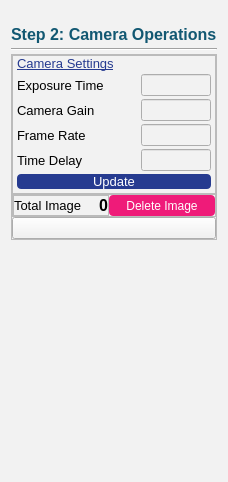
          <widget class="QWidget" name="camera_Page">
           <property name="styleSheet">
            <string notr="true">background-color:#f2f2f2;

</string>
           </property>
           <layout class="QVBoxLayout" name="verticalLayout_18">
            <property name="spacing">
             <number>4</number>
            </property>
            <property name="topMargin">
             <number>25</number>
            </property>
            <item alignment="Qt::AlignHCenter">
             <widget class="QLabel" name="step2_Label">
              <property name="maximumSize">
               <size>
                <width>16777215</width>
                <height>20</height>
               </size>
              </property>
              <property name="font">
               <font>
                <family>Arial</family>
                <pointsize>12</pointsize>
                <weight>75</weight>
                <bold>true</bold>
               </font>
              </property>
              <property name="styleSheet">
               <string notr="true">color:#125872;</string>
              </property>
              <property name="text">
               <string>Step 2: Camera Operations</string>
              </property>
             </widget>
            </item>
            <item>
             <widget class="Line" name="step2_line">
              <property name="maximumSize">
               <size>
                <width>16777215</width>
                <height>2</height>
               </size>
              </property>
              <property name="orientation">
               <enum>Qt::Horizontal</enum>
              </property>
             </widget>
            </item>
            <item>
             <widget class="QFrame" name="frame_5">
              <property name="frameShape">
               <enum>QFrame::StyledPanel</enum>
              </property>
              <property name="frameShadow">
               <enum>QFrame::Raised</enum>
              </property>
              <layout class="QVBoxLayout" name="verticalLayout_19">
               <property name="spacing">
                <number>0</number>
               </property>
               <property name="leftMargin">
                <number>0</number>
               </property>
               <property name="topMargin">
                <number>0</number>
               </property>
               <property name="rightMargin">
                <number>0</number>
               </property>
               <property name="bottomMargin">
                <number>0</number>
               </property>
               <item>
                <widget class="QFrame" name="cameraSettings_Frame">
                 <property name="maximumSize">
                  <size>
                   <width>16777215</width>
                   <height>151</height>
                  </size>
                 </property>
                 <property name="frameShape">
                  <enum>QFrame::StyledPanel</enum>
                 </property>
                 <property name="frameShadow">
                  <enum>QFrame::Raised</enum>
                 </property>
                 <layout class="QGridLayout" name="gridLayout_10">
                  <property name="leftMargin">
                   <number>4</number>
                  </property>
                  <property name="topMargin">
                   <number>0</number>
                  </property>
                  <property name="rightMargin">
                   <number>4</number>
                  </property>
                  <property name="bottomMargin">
                   <number>4</number>
                  </property>
                  <property name="horizontalSpacing">
                   <number>0</number>
                  </property>
                  <property name="verticalSpacing">
                   <number>3</number>
                  </property>
                  <item row="5" column="0" colspan="2">
                   <widget class="QPushButton" name="cameraSettingUpdate_Button">
                    <property name="maximumSize">
                     <size>
                      <width>16777215</width>
                      <height>30</height>
                     </size>
                    </property>
                    <property name="font">
                     <font>
                      <family>Arial</family>
                      <pointsize>10</pointsize>
                     </font>
                    </property>
                    <property name="styleSheet">
                     <string notr="true">QPushButton{
	color:white;
	background-color:#263B90;
	border-radius:4px;
}</string>
                    </property>
                    <property name="text">
                     <string>Update</string>
                    </property>
                   </widget>
                  </item>
                  <item row="4" column="0">
                   <widget class="QLabel" name="timeDelay_debugLabel">
                    <property name="font">
                     <font>
                      <family>Arial</family>
                      <pointsize>10</pointsize>
                     </font>
                    </property>
                    <property name="text">
                     <string>Time Delay</string>
                    </property>
                   </widget>
                  </item>
                  <item row="1" column="1" alignment="Qt::AlignRight">
                   <widget class="QLineEdit" name="exposureEntry_Debug">
                    <property name="maximumSize">
                     <size>
                      <width>70</width>
                      <height>16777215</height>
                     </size>
                    </property>
                   </widget>
                  </item>
                  <item row="3" column="1" alignment="Qt::AlignRight">
                   <widget class="QLineEdit" name="frameRateEntry_Debug">
                    <property name="maximumSize">
                     <size>
                      <width>70</width>
                      <height>16777215</height>
                     </size>
                    </property>
                   </widget>
                  </item>
                  <item row="2" column="1" alignment="Qt::AlignRight">
                   <widget class="QLineEdit" name="gainEntry_Debug">
                    <property name="maximumSize">
                     <size>
                      <width>70</width>
                      <height>16777215</height>
                     </size>
                    </property>
                   </widget>
                  </item>
                  <item row="4" column="1" alignment="Qt::AlignRight">
                   <widget class="QLineEdit" name="delayEntry_Debug">
                    <property name="maximumSize">
                     <size>
                      <width>70</width>
                      <height>16777215</height>
                     </size>
                    </property>
                   </widget>
                  </item>
                  <item row="1" column="0">
                   <widget class="QLabel" name="exposureTime_debugLabel">
                    <property name="font">
                     <font>
                      <family>Arial</family>
                      <pointsize>10</pointsize>
                     </font>
                    </property>
                    <property name="text">
                     <string>Exposure Time</string>
                    </property>
                   </widget>
                  </item>
                  <item row="3" column="0">
                   <widget class="QLabel" name="frameRate_debugLabel">
                    <property name="font">
                     <font>
                      <family>Arial</family>
                      <pointsize>10</pointsize>
                     </font>
                    </property>
                    <property name="text">
                     <string>Frame Rate</string>
                    </property>
                   </widget>
                  </item>
                  <item row="2" column="0">
                   <widget class="QLabel" name="cameraGain_debugLabel">
                    <property name="font">
                     <font>
                      <family>Arial</family>
                      <pointsize>10</pointsize>
                     </font>
                    </property>
                    <property name="text">
                     <string>Camera Gain</string>
                    </property>
                   </widget>
                  </item>
                  <item row="0" column="0">
                   <widget class="QLabel" name="cameraSettings_Label">
                    <property name="maximumSize">
                     <size>
                      <width>16777215</width>
                      <height>20</height>
                     </size>
                    </property>
                    <property name="font">
                     <font>
                      <family>Arial</family>
                      <pointsize>10</pointsize>
                      <weight>50</weight>
                      <bold>false</bold>
                      <underline>true</underline>
                     </font>
                    </property>
                    <property name="styleSheet">
                     <string notr="true">color:#263B90;</string>
                    </property>
                    <property name="text">
                     <string>Camera Settings</string>
                    </property>
                   </widget>
                  </item>
                 </layout>
                </widget>
               </item>
               <item>
                <widget class="QFrame" name="frame_11">
                 <property name="sizePolicy">
                  <sizepolicy hsizetype="Expanding" vsizetype="Preferred">
                   <horstretch>0</horstretch>
                   <verstretch>0</verstretch>
                  </sizepolicy>
                 </property>
                 <property name="maximumSize">
                  <size>
                   <width>16777215</width>
                   <height>50</height>
                  </size>
                 </property>
                 <property name="frameShape">
                  <enum>QFrame::StyledPanel</enum>
                 </property>
                 <property name="frameShadow">
                  <enum>QFrame::Raised</enum>
                 </property>
                 <layout class="QHBoxLayout" name="horizontalLayout_10">
                  <property name="spacing">
                   <number>0</number>
                  </property>
                  <property name="leftMargin">
                   <number>0</number>
                  </property>
                  <property name="topMargin">
                   <number>0</number>
                  </property>
                  <property name="rightMargin">
                   <number>0</number>
                  </property>
                  <property name="bottomMargin">
                   <number>0</number>
                  </property>
                  <item alignment="Qt::AlignLeft">
                   <widget class="QFrame" name="frame_14">
                    <property name="frameShape">
                     <enum>QFrame::StyledPanel</enum>
                    </property>
                    <property name="frameShadow">
                     <enum>QFrame::Raised</enum>
                    </property>
                    <layout class="QHBoxLayout" name="horizontalLayout_9">
                     <property name="spacing">
                      <number>17</number>
                     </property>
                     <property name="leftMargin">
                      <number>0</number>
                     </property>
                     <property name="topMargin">
                      <number>0</number>
                     </property>
                     <property name="rightMargin">
                      <number>0</number>
                     </property>
                     <property name="bottomMargin">
                      <number>0</number>
                     </property>
                     <item>
                      <widget class="QLabel" name="totalImage_Label">
                       <property name="font">
                        <font>
                         <family>Arial</family>
                         <pointsize>10</pointsize>
                        </font>
                       </property>
                       <property name="text">
                        <string>Total Image</string>
                       </property>
                      </widget>
                     </item>
                     <item alignment="Qt::AlignRight">
                      <widget class="QLabel" name="totalImage_Count">
                       <property name="font">
                        <font>
                         <family>Arial</family>
                         <pointsize>12</pointsize>
                         <weight>75</weight>
                         <bold>true</bold>
                        </font>
                       </property>
                       <property name="text">
                        <string>0</string>
                       </property>
                      </widget>
                     </item>
                    </layout>
                   </widget>
                  </item>
                  <item>
                   <widget class="QPushButton" name="deleteImage_Button">
                    <property name="sizePolicy">
                     <sizepolicy hsizetype="Expanding" vsizetype="Expanding">
                      <horstretch>0</horstretch>
                      <verstretch>0</verstretch>
                     </sizepolicy>
                    </property>
                    <property name="maximumSize">
                     <size>
                      <width>112</width>
                      <height>30</height>
                     </size>
                    </property>
                    <property name="styleSheet">
                     <string notr="true">QPushButton{
	color:white;
	background-color:#EF1B79;
	border-radius:4px;
}</string>
                    </property>
                    <property name="text">
                     <string>Delete Image</string>
                    </property>
                    <property name="icon">
                     <iconset>
                      <normaloff>LOGO/bin.png</normaloff>LOGO/bin.png</iconset>
                    </property>
                    <property name="iconSize">
                     <size>
                      <width>20</width>
                      <height>20</height>
                     </size>
                    </property>
                   </widget>
                  </item>
                 </layout>
                </widget>
               </item>
               <item>
                <widget class="QPushButton" name="captureButton">
                 <property name="text">
                  <string/>
                 </property>
                 <property name="icon">
                  <iconset>
                   <normaloff>LOGO/capture.png</normaloff>LOGO/capture.png</iconset>
                 </property>
                 <property name="iconSize">
                  <size>
                   <width>80</width>
                   <height>80</height>
                  </size>
                 </property>
                </widget>
               </item>
              </layout>
             </widget>
            </item>
            <item>
             <spacer name="verticalSpacer_3">
              <property name="orientation">
               <enum>Qt::Vertical</enum>
              </property>
              <property name="sizeType">
               <enum>QSizePolicy::Preferred</enum>
              </property>
              <property name="sizeHint" stdset="0">
               <size>
                <width>20</width>
                <height>231</height>
               </size>
              </property>
             </spacer>
            </item>
           </layout>
          </widget>
